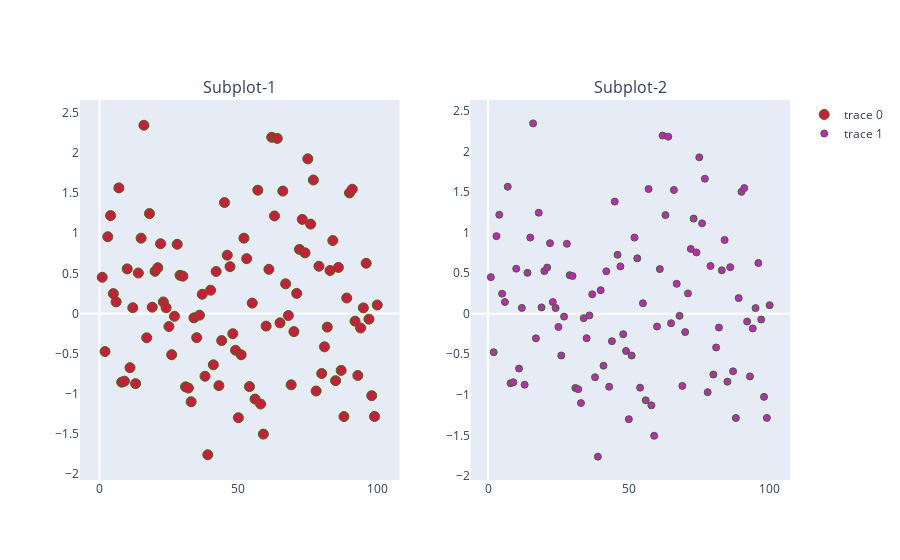

Here is the notebook cell this chart was saved with:
### Code cell
from plotly.subplots import make_subplots 

fig = make_subplots(rows = 1, cols = 2, subplot_titles = ('Subplot-1','Subplot-2'))

fig.add_trace(go.Scatter(
    x = x_Values,
    y = y_Values,
    mode = 'markers',
    marker = dict(
        size=10,
        color = 'crimson',
        symbol = 'circle',
        line = dict(width=1,color='#0E8700')
    )),
    row = 1, col = 1
)

fig.add_trace(go.Scatter(
    x = x_Values,
    y = y_Values,
    mode = 'markers',
    marker = dict(
        size=7,
        color = '#DC14CC',
        symbol = 'circle',
        line = dict(width=1,color='#0E8700')
    )),
    row = 1, col = 2
)

fig.update_xaxes(showgrid = False)
fig.update_yaxes(showgrid = False)
fig.show()

### Figure 1 — Plotly figure (JSON) as saved in the notebook; plotly's stock layout.template omitted (floating-point values rounded to 4 significant figures)
{"data": [{"marker": {"color": "crimson", "line": {"color": "#0E8700", "width": 1}, "size": 10, "symbol": "circle"}, "mode": "markers", "type": "scatter", "x": [1, 2, 3, 4, 5, 6, 7, 8, 9, 10, 11, 12, 13, 14, 15, 16, 17, 18, 19, 20, 21, 22, 23, 24, 25, 26, 27, 28, 29, 30, 31, 32, 33, 34, 35, 36, 37, 38, 39, 40, 41, 42, 43, 44, 45, 46, 47, 48, 49, 50, 51, 52, 53, 54, 55, 56, 57, 58, 59, 60, 61, 62, 63, 64, 65, 66, 67, 68, 69, 70, 71, 72, 73, 74, 75, 76, 77, 78, 79, 80, 81, 82, 83, 84, 85, 86, 87, 88, 89, 90, 91, 92, 93, 94, 95, 96, 97, 98, 99, 100], "xaxis": "x", "y": [0.4505, -0.4746, 0.9556, 1.219, 0.247, 0.1439, 1.564, -0.8565, -0.8441, 0.5547, -0.6759, 0.07124, -0.8745, 0.5035, 0.9378, 2.345, -0.3038, 1.244, 0.0778, 0.5246, 0.5687, 0.8686, 0.1431, 0.06981, -0.1631, -0.5147, -0.03583, 0.8616, 0.4746, 0.4644, -0.9148, -0.9292, -1.101, -0.05483, -0.3019, -0.02163, 0.2387, -0.7828, -1.761, 0.2897, -0.6403, 0.5224, -0.8996, -0.3383, 1.381, 0.726, 0.5828, -0.2526, -0.4588, -1.299, -0.5151, 0.938, 0.6824, -0.9114, 0.1289, -1.067, 1.536, -1.129, -1.504, -0.1577, 0.5496, 2.194, 1.215, 2.18, -0.1174, 1.525, 0.3686, -0.02623, -0.8894, -0.2265, 0.2497, 0.7978, 1.172, 0.7552, 1.926, 1.113, 1.662, -0.9667, 0.5876, -0.7491, -0.416, -0.1705, 0.5346, 0.9081, -0.8376, 0.5733, -0.7098, -1.285, 0.192, 1.501, 1.547, -0.09672, -0.7726, -0.1813, 0.0689, 0.6247, -0.07135, -1.024, -1.283, 0.1048], "yaxis": "y"}, {"marker": {"color": "#DC14CC", "line": {"color": "#0E8700", "width": 1}, "size": 7, "symbol": "circle"}, "mode": "markers", "type": "scatter", "x": [1, 2, 3, 4, 5, 6, 7, 8, 9, 10, 11, 12, 13, 14, 15, 16, 17, 18, 19, 20, 21, 22, 23, 24, 25, 26, 27, 28, 29, 30, 31, 32, 33, 34, 35, 36, 37, 38, 39, 40, 41, 42, 43, 44, 45, 46, 47, 48, 49, 50, 51, 52, 53, 54, 55, 56, 57, 58, 59, 60, 61, 62, 63, 64, 65, 66, 67, 68, 69, 70, 71, 72, 73, 74, 75, 76, 77, 78, 79, 80, 81, 82, 83, 84, 85, 86, 87, 88, 89, 90, 91, 92, 93, 94, 95, 96, 97, 98, 99, 100], "xaxis": "x2", "y": [0.4505, -0.4746, 0.9556, 1.219, 0.247, 0.1439, 1.564, -0.8565, -0.8441, 0.5547, -0.6759, 0.07124, -0.8745, 0.5035, 0.9378, 2.345, -0.3038, 1.244, 0.0778, 0.5246, 0.5687, 0.8686, 0.1431, 0.06981, -0.1631, -0.5147, -0.03583, 0.8616, 0.4746, 0.4644, -0.9148, -0.9292, -1.101, -0.05483, -0.3019, -0.02163, 0.2387, -0.7828, -1.761, 0.2897, -0.6403, 0.5224, -0.8996, -0.3383, 1.381, 0.726, 0.5828, -0.2526, -0.4588, -1.299, -0.5151, 0.938, 0.6824, -0.9114, 0.1289, -1.067, 1.536, -1.129, -1.504, -0.1577, 0.5496, 2.194, 1.215, 2.18, -0.1174, 1.525, 0.3686, -0.02623, -0.8894, -0.2265, 0.2497, 0.7978, 1.172, 0.7552, 1.926, 1.113, 1.662, -0.9667, 0.5876, -0.7491, -0.416, -0.1705, 0.5346, 0.9081, -0.8376, 0.5733, -0.7098, -1.285, 0.192, 1.501, 1.547, -0.09672, -0.7726, -0.1813, 0.0689, 0.6247, -0.07135, -1.024, -1.283, 0.1048], "yaxis": "y2"}], "layout": {"annotations": [{"font": {"size": 16}, "showarrow": false, "text": "Subplot-1", "x": 0.225, "xanchor": "center", "xref": "paper", "y": 1, "yanchor": "bottom", "yref": "paper"}, {"font": {"size": 16}, "showarrow": false, "text": "Subplot-2", "x": 0.775, "xanchor": "center", "xref": "paper", "y": 1, "yanchor": "bottom", "yref": "paper"}], "xaxis": {"anchor": "y", "domain": [0, 0.45], "showgrid": false}, "xaxis2": {"anchor": "y2", "domain": [0.55, 1], "showgrid": false}, "yaxis": {"anchor": "x", "domain": [0, 1], "showgrid": false}, "yaxis2": {"anchor": "x2", "domain": [0, 1], "showgrid": false}}}
